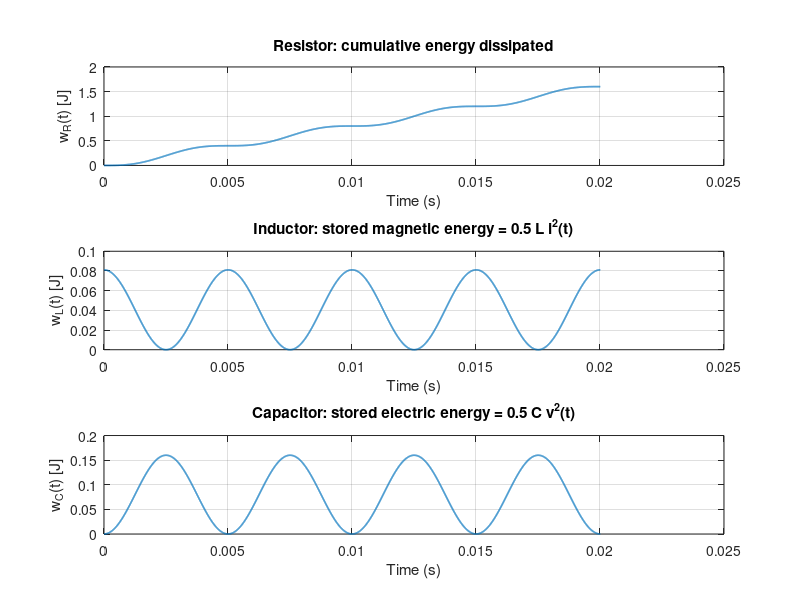

Source code (MATLAB):
% exercise2_3_energy.m  -- Energy flow: consumption vs storage (Variant C)

% --------- Given source (Variant C) ----------
Vm    = 80;            % V (peak)
omega = 628;           % rad/s  (~100 Hz)
f     = omega/(2*pi);  % Hz
T     = 1/f;           % period (s)

% --------- Element values ----------
R = 40;          % ohm
L = 0.1;         % H
C = 50e-6;       % F   (50 microfarads = 50 x 10^-6 F)

% --------- Current amplitudes from Section 2.1 ----------
IR_peak = Vm/R;                % 2.000 A (in phase)
IL_peak = Vm/(omega*L);        % 1.274 A (lags 90 deg)
IC_peak = Vm*(omega*C);        % 2.512 A (leads 90 deg)

% Phase shifts (rad): R=0, L=-pi/2, C=+pi/2
phi_R = 0;
phi_L = -pi/2;
phi_C = +pi/2;

% --------- Time base (two periods to make trends clear) ----------
N = 4000;
t = linspace(0, 2*T, N);

% --------- Voltage and currents ----------
v  = Vm * sin(omega*t);
iR = IR_peak * sin(omega*t + phi_R);
iL = IL_peak * sin(omega*t + phi_L);
iC = IC_peak * sin(omega*t + phi_C);

% --------- Instantaneous power p(t) = v(t) * i(t) ----------
pR = v .* iR;
pL = v .* iL;
pC = v .* iC;

% --------- Energies ----------
% Resistor: energy "consumed" (dissipated) is the time integral of power
% Use cumulative trapezoidal integration starting at 0 (J).
wR = cumtrapz(t, pR);

% Inductor: stored magnetic energy wL = (1/2) * L * i^2(t)
wL = 0.5 * L * (iL.^2);

% Capacitor: stored electric energy wC = (1/2) * C * v^2(t)
wC = 0.5 * C * (v.^2);

% --------- Reference (theoretical) values ----------
PR_avg   = (Vm^2)/(2*R);       % 80.00 W
W_R_oneT = PR_avg * T;         % 0.80 J per period

wL_max_theory = 0.5 * L * (IL_peak^2);              % 0.0812 J
wC_max_theory = 0.5 * C * (Vm^2);                   % 0.1600 J

% Numerical maxima from the waveforms
wL_max_num = max(wL);
wC_max_num = max(wC);

% --------- Averages of power over one period (last period) ----------
idx = t >= T & t <= 2*T;
PR_avg_num = mean(pR(idx));    % ~80 W
PL_avg_num = mean(pL(idx));    % ~0 W
PC_avg_num = mean(pC(idx));    % ~0 W

% --------- Report to Command Window ----------
fprintf('--- Energy Flow (Variant C) ---\n');
fprintf('Resistor:\n');
fprintf('  Average power = %.2f W (theory), %.2f W (numeric)\n', PR_avg, PR_avg_num);
fprintf('  Energy dissipated per period = %.2f J\n\n', W_R_oneT);

fprintf('Inductor:\n');
fprintf('  wL_max (theory) = %.4f J,  wL_max (numeric) = %.4f J\n', wL_max_theory, wL_max_num);
fprintf('  Average power over a period (numeric) = %.2f W\n\n', PL_avg_num);

fprintf('Capacitor:\n');
fprintf('  wC_max (theory) = %.4f J,  wC_max (numeric) = %.4f J\n', wC_max_theory, wC_max_num);
fprintf('  Average power over a period (numeric) = %.2f W\n\n', PC_avg_num);

% --------- Plots (energy vs time) ----------
figure('Name','Energy Flow','Color','w');

subplot(3,1,1);
plot(t, wR, 'LineWidth', 1.2);
grid on; xlabel('Time (s)'); ylabel('w_R(t) [J]');
title('Resistor: cumulative energy dissipated');
% Note: w_R(t) increases on average because p_R(t) >= 0.

subplot(3,1,2);
plot(t, wL, 'LineWidth', 1.2);
grid on; xlabel('Time (s)'); ylabel('w_L(t) [J]');
title('Inductor: stored magnetic energy = 0.5 L i^2(t)');

subplot(3,1,3);
plot(t, wC, 'LineWidth', 1.2);
grid on; xlabel('Time (s)'); ylabel('w_C(t) [J]');
title('Capacitor: stored electric energy = 0.5 C v^2(t)');

% --------- Optional: save figure for the report ----------
% print('-dpng','-r300','Energy Flow.png');   % or 'Energy_Flow.png'
